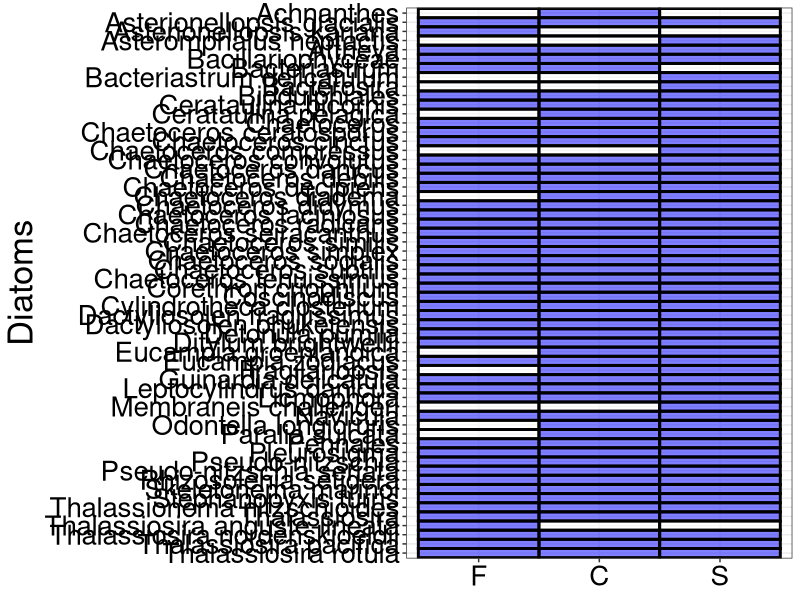
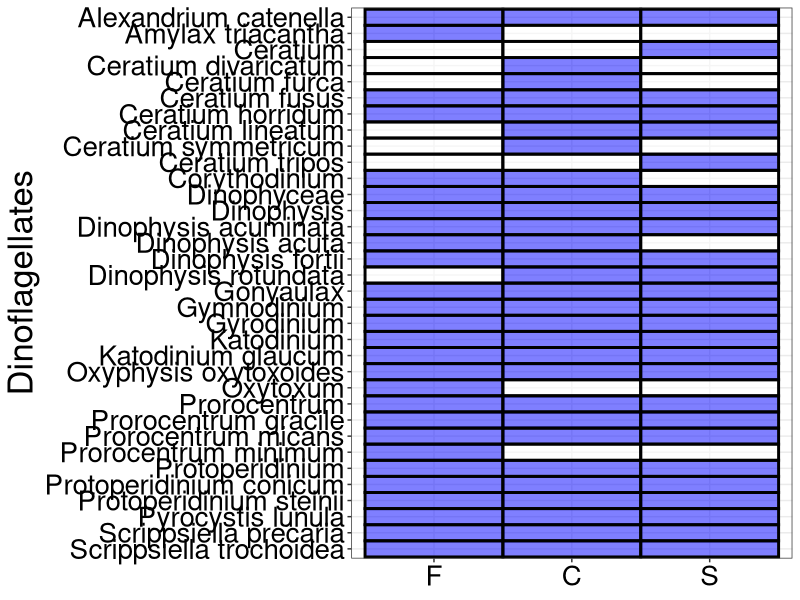
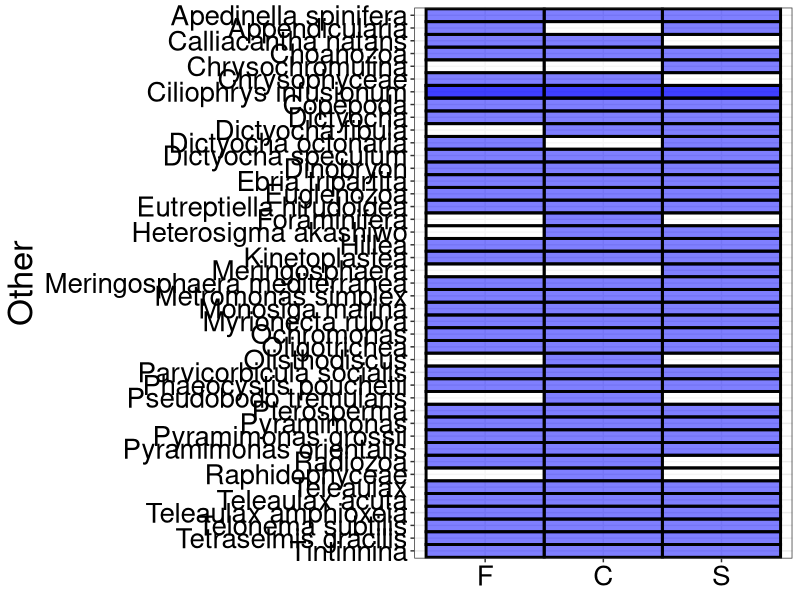
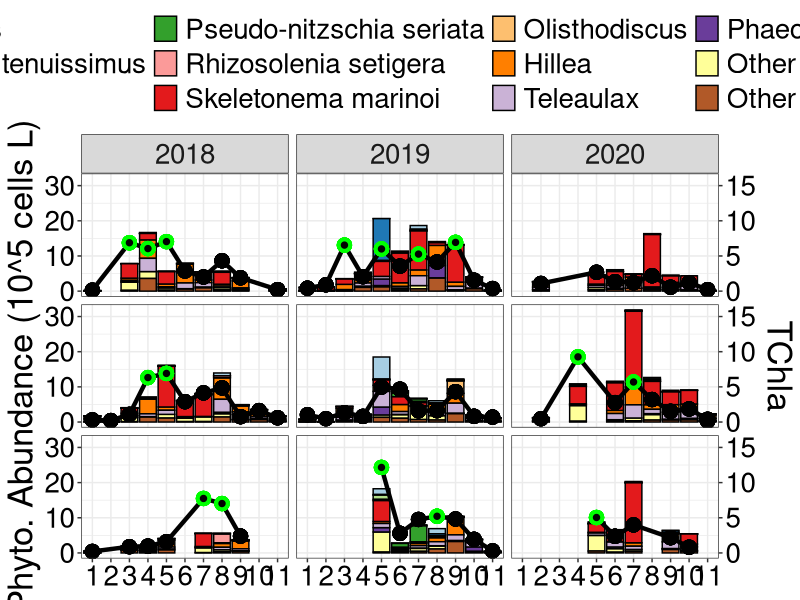
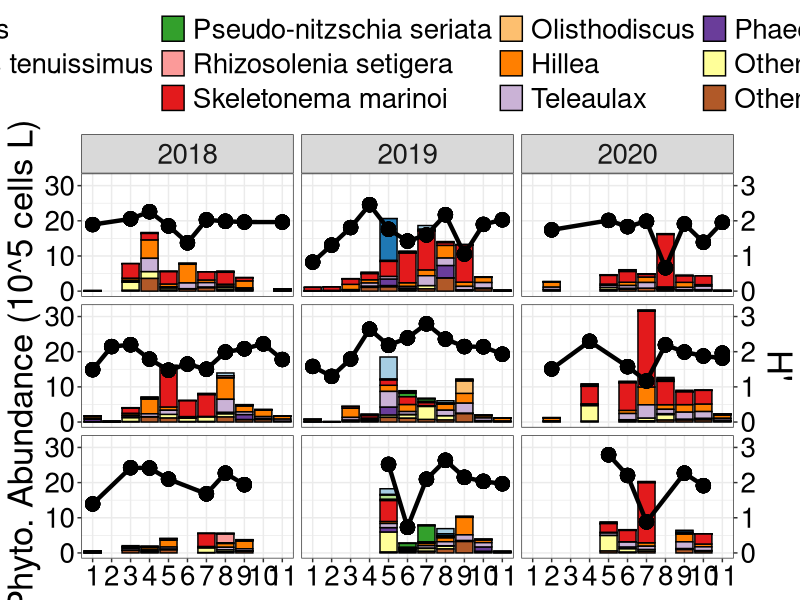
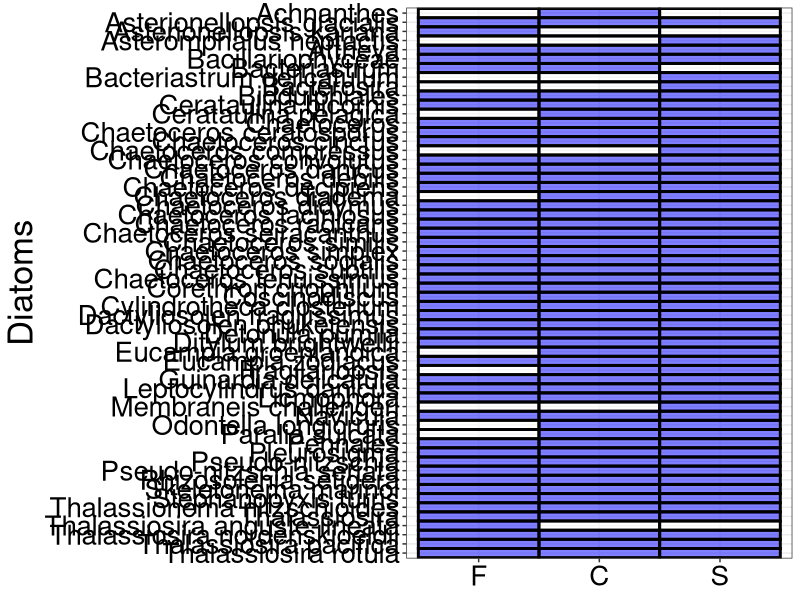
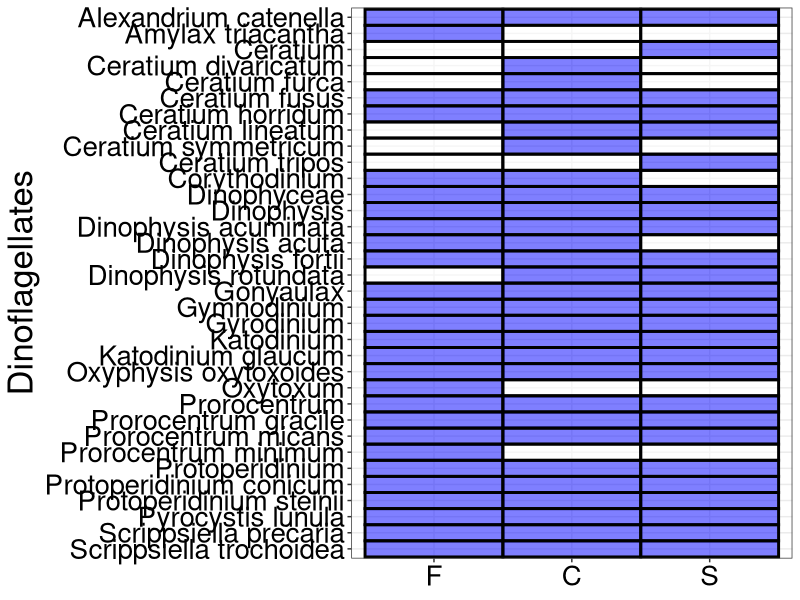
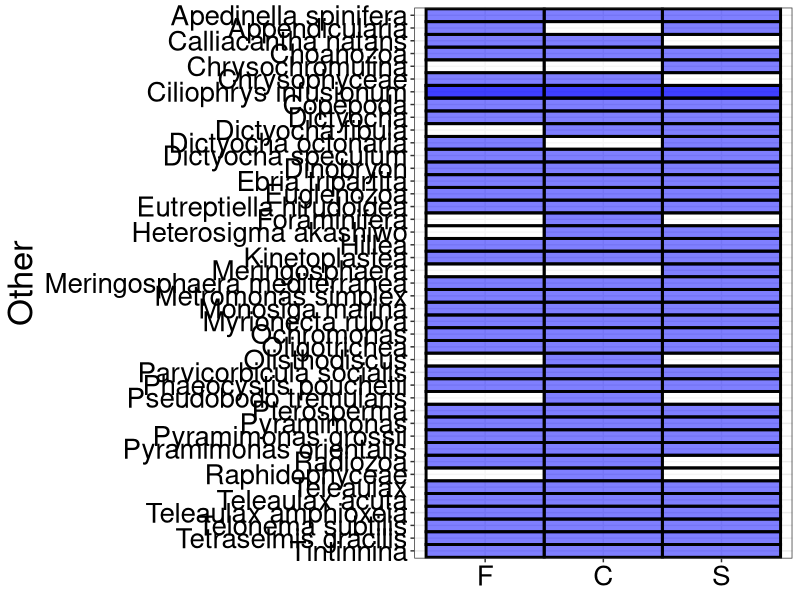

Generate these figures, in order, with R:
## ---- chunk 1
#Upload packages
library(tidyverse)
library(readxl)
library(here)
library(patchwork)
library(RColorBrewer)
library(ggpubr)
library(broom)
library(vegan)

## ---- chunk 2
#Upload data from my master data standardization sheet
micro <- read_csv(here("outputs", "micro_all_2022-11-25.csv")) 

#Uploading chl data that has been converted to TChla
chl <- read_csv(here("outputs", "tchla_calibration_2022-11-15.csv"))

## ---- chunk 3
#Remove QU39
micro <- micro %>%
  filter(!site_id == "QU39") %>% 
  filter(!scientificName_accepted == "Cyanobacteria")

species <- micro %>% 
  distinct(scientificName)

species_f <- micro %>% 
  filter(site_id == "DFO2") %>% 
  distinct(scientificName) %>% 
  mutate(F = 1)

species_c <- micro %>% 
  filter(site_id == "KC10") %>% 
  distinct(scientificName) %>% 
  mutate(C = 1)

species_s <- micro %>% 
  filter(site_id == "QCS01") %>% 
  distinct(scientificName) %>% 
  mutate(S = 1)

p_a <- species_f %>% 
  full_join(species_c) %>% 
  full_join(species_s) %>% 
  mutate_if(is.numeric, ~ replace_na(., 0))

group_name <- micro %>% 
  distinct(group, scientificName)

p_a <- p_a %>% 
  left_join(group_name)

p_a_long <- p_a %>% 
  pivot_longer(c(F:S), names_to = "location", values_to = "p_a")
## ---- chunk 4
#Order locations from fjord to shelf
order_loc <- c("F", "C", "S")

#Chemtax - Specify order of phyto groups for figures
p_a_long <- arrange(mutate(p_a_long,
                         location = factor(location, levels = order_loc)))

p_a_long %>%
  filter(group == "Bacillariophyta") %>% 
  ggplot(aes(y = fct_rev(scientificName), x = location, fill = as.factor(p_a))) +
  geom_tile(color = "black", size = 1, alpha = 0.5) +
  scale_fill_manual(values = c("white", "blue")) +
  labs(y = "Diatoms") +
  theme_bw() +
  theme(text = element_text(size = 25),
        axis.text = element_text(colour = "black"),
        axis.title.x = element_blank(),
        legend.position = "none",
        legend.direction = "horizontal",
        legend.title = element_blank(),
        strip.background.y = element_blank(),
        strip.text.y = element_blank()) 

ggsave(here("figures_species_timeseries", "presence_absence_diatoms.png"),
       width = 5, height = 16, dpi = 300)
## ---- chunk 5
p_a_long %>%
  filter(group == "Dinoflagellata") %>% 
  ggplot(aes(y = fct_rev(scientificName), x = location, fill = as.factor(p_a))) +
  geom_tile(color = "black", size = 1, alpha = 0.5) +
  scale_fill_manual(values = c("white", "blue")) +
  labs(y = "Dinoflagellates") +
  theme_bw() +
  theme(text = element_text(size = 25),
        axis.text = element_text(colour = "black"),
        axis.title.x = element_blank(),
        legend.position = "none",
        legend.direction = "horizontal",
        legend.title = element_blank(),
        strip.background.y = element_blank(),
        strip.text.y = element_blank()) 

ggsave(here("figures_species_timeseries", "presence_absence_dino.png"),
       width = 5, height = 10, dpi = 300)
## ---- chunk 6
p_a_long %>%
  filter(!group == "Dinoflagellata" & !group == "Bacillariophyta") %>% 
  ggplot(aes(y = fct_rev(scientificName), x = location, fill = as.factor(p_a))) +
  geom_tile(color = "black", size = 1, alpha = 0.5) +
  scale_fill_manual(values = c("white", "blue")) +
  labs(y = "Other") +
  theme_bw() +
  theme(text = element_text(size = 25),
        axis.text = element_text(colour = "black"),
        axis.title.x = element_blank(),
        legend.position = "none",
        legend.direction = "horizontal",
        legend.title = element_blank(),
        strip.background.y = element_blank(),
        strip.text.y = element_blank()) 

ggsave(here("figures_species_timeseries", "presence_absence_other.png"),
       width = 5, height = 10, dpi = 300)
## ---- chunk 7
#Add year column
micro <- micro %>% 
  mutate(year = lubridate::year(date),
         month = lubridate::month(date)) %>% 
  relocate(year, .after = date) %>% 
  relocate(month, .after = year)


test <- micro %>% 
  filter(site_id == "QCS01") %>% 
  distinct(date)


micro <- micro %>%  
  mutate(month_surv = lubridate::month(date),
         month_surv = case_when(date == "2019-08-29" ~ 9,
                                date == "2019-08-31" ~ 9,
                                date == "2019-11-27" ~ 12,
                             TRUE ~ as.numeric (month_surv)))
## ---- chunk 8
# Changing site_id to location 
micro <- micro %>% 
    mutate(location = case_when(site_id == "DFO2" ~ "F",
                              site_id == "KC10" ~ "C",
                              site_id == "QCS01" ~ "S",
                              TRUE ~ as.character(site_id))) %>% 
  relocate(location, .after = site_id)

chl <- chl %>% 
    mutate(location = case_when(site_id == "DFO2" ~ "F",
                              site_id == "KC10" ~ "C",
                              site_id == "QCS01" ~ "S",
                              TRUE ~ as.character(site_id))) %>% 
  relocate(location, .after = site_id)
## ---- chunk 9
micro_all <- micro 

#Order locations from fjord to shelf
order_loc <- c("F", "C", "S")

#Chemtax - Specify order of phyto groups for figures
micro_all <- arrange(mutate(micro_all,
                         location = factor(location, levels = order_loc)))


micro_all <- micro_all %>% 
  filter(trophicStatus == "auto")
#I want to look at species that never contribute to more than a certain percentage to the total biomass
## ---- chunk 10
micro_all <- micro_all %>%
  group_by(date, location) %>%
  mutate(sum_count = sum(species_sum)) %>%
  ungroup() %>%
  mutate(perc = species_sum/sum_count)

micro_all <- micro_all %>%
  group_by(scientificName) %>%
  mutate(max = max(perc),
         max_abund = max(species_sum)) %>%
  ungroup()
## ---- chunk 11
#Looking at DFO2 2018 Other diatoms
dfo2 <- micro_all %>% 
  filter(site_id == "DFO2" & year == 2018 & (month == 4))
## ---- chunk 12
#Make a total diatom sum column for each date and then divide each species count by the total to derive a relative contribution
# micro_all <- micro_all %>% 
#   group_by(date, location) %>% 
#   mutate(sum_count = sum(species_sum)) %>% 
#   ungroup() %>% 
#   mutate(perc = species_sum/sum_count)

#Make a column showing the max contribution for each species
# micro_all <- micro_all %>% 
#   group_by(scientificName) %>% 
#   mutate(max = max(perc),
#          max_abund = max(species_sum)) %>% 
#   ungroup()
## ---- chunk 13
micro_all_gt10_perc <- micro_all %>% 
  mutate(scientificName2 = ifelse(max < 0.25 & group == "Bacillariophyta",
                                  "Other diatom", scientificName)) %>% 
  mutate(scientificName2 = ifelse(max < 0.25 & !group == "Bacillariophyta",
                                  "Other flagellate", scientificName2))
## ---- chunk 14
micro_all_gt10_perc2 <- micro_all_gt10_perc %>% 
  group_by(date, month_surv, location, scientificName2) %>% 
  summarise(species_sum = sum(species_sum)) %>% 
  ungroup()
## ---- chunk 15
micro_all_c <- micro_all_gt10_perc2  

colourCount_c = length(unique(micro_all_c$scientificName2))
getPalette_c = colorRampPalette(brewer.pal(12, "Paired"))
## ---- chunk 16
spec_dist <- micro_all_c %>% 
  distinct(scientificName2)

#25%
spec_ord <- c("Biddulphiales", #
              "Chaetoceros tenuissimus", #
              "Pennales", #
              "Pseudo-nitzschia seriata", #
              "Rhizosolenia setigera", #
              "Skeletonema marinoi", #
              "Olisthodiscus", #
              "Hillea", #
              "Teleaulax", #
              "Phaeocystis pouchetii", #
              "Other diatom", #
              "Other flagellate") #

#20%
# spec_ord <- c("Biddulphiales",
#               "Chaetoceros cinctus",
#               "Chaetoceros tenuissimus",
#               "Pseudo-nitzschia seriata",
#               "Rhizosolenia setigera",
#               "Skeletonema marinoi small",
#               "Skeletonema marinoi large",
#               "Olisthodiscus",
#               "Hillea",
#               "Teleaulax",
#               "Phaeocystis pouchetii",
#               "Pyramimonas orientalis",
#               "Other")

#10%
# spec_ord <- c("Biddulphiales",
#               "Chaetoceros cinctus",
#               "Chaetoceros tenuissimus",
#               "Pseudo-nitzschia",
#               
#               "Rhizosolenia setigera",
#               "Skeletonema marinoi large",
#               "Skeletonema marinoi small",
#               "Thalassiosira nordenskioeldii",
#               "Thalassiosira pacifica",
#               "Olisthodiscus",
#               "Hillea",
#               "Teleaulax",
#               "Pterosperma",
#               "Pyramimonas orientalis",
#               "Phaeocystis pouchetii")

micro_all_c <- arrange(mutate(micro_all_c,
                         scientificName2 = factor(scientificName2,
                                                 levels = spec_ord)))
## ---- chunk 17
micro_all_chl <- micro_all_c %>% 
  left_join(chl)

micro_all_chl <- arrange(mutate(micro_all_chl,
                         location = factor(location, levels = order_loc)))
## ---- chunk 18
coeff <- 2

micro_all_chl %>%   
  mutate(year = lubridate::year(date)) %>% 
  ggplot() + 
  geom_bar(aes(x = as.factor(month_surv), y = species_sum/100000, 
           fill = scientificName2), stat = "identity", position = "stack",
           color = "black") +
  scale_fill_manual(values = getPalette_c(colourCount_c)) +
  geom_line(aes(x = month_surv, y = tchla*coeff), size = 1.5) +
  geom_point(aes(x = month_surv, y = tchla*coeff, 
                 color = ifelse(tchla < 5, "Fail", "Pass")), size = 2.5, pch = 21,
             stroke = 2, fill = "black") +
  scale_y_continuous(name = "Phyto. Abundance (10^5 cells L)",
                     sec.axis = sec_axis(~ . /coeff, name = "TChla")) +
  scale_color_manual(values = c("black", "green"))+
  facet_grid(location ~ year) +
  theme_bw() +
  theme(text = element_text(size = 25),
        axis.title.x = element_blank(),
        # axis.text.y = element_blank(),
        axis.text = element_text(colour = "black"),
        legend.position = "top",
        legend.direction = "horizontal",
        legend.title = element_blank(),
        strip.background.y = element_blank(),
        strip.text.y = element_blank()) +
  guides(fill = guide_legend(ncol = 4),
         color = "none")

ggsave(here("figures_species_timeseries", "compositions_all_25_perc.png"),
       width = 16, height = 10, dpi = 300)
## ---- chunk 19
test <- micro_all %>% 
  filter(location == "C" & month == 4 & year == 2020)
## ---- chunk 20
#I want to plot diversity rather than TChla here.

#Calculate diversity.

micro_div <- micro %>%
  # filter(group == "Bacillariophyta") %>% 
  select(date, site_id, scientificName, species_sum) %>% 
  pivot_wider(names_from = scientificName, values_from = species_sum) %>% 
  mutate_if(is.numeric, ~ replace_na(., 0))

div <- micro_div[,3:ncol(micro_div)]

div <- diversity(div, "shannon")

micro_meta <- micro_div[, 1:2]

div_full <- cbind(micro_meta, div)

micro_all_chl <- micro_all_chl %>% 
  left_join(div_full)
## ---- chunk 21
coeff <- 10

micro_all_chl %>%   
  mutate(year = lubridate::year(date)) %>% 
  ggplot() + 
  geom_bar(aes(x = as.factor(month_surv), y = species_sum/100000, 
           fill = scientificName2), stat = "identity", position = "stack",
           color = "black") +
  scale_fill_manual(values = getPalette_c(colourCount_c)) +
  geom_line(aes(x = month_surv, y = div*coeff), size = 1.5) +
  geom_point(aes(x = as.factor(month_surv), y = div*coeff), size = 2.5, pch = 21,
             stroke = 2, fill = "black") +
  scale_y_continuous(name = "Phyto. Abundance (10^5 cells L)",
                     sec.axis = sec_axis(~ . /coeff, name = "H'")) +
  scale_color_manual(values = c("black", "green"))+
  facet_grid(location ~ year) +
  theme_bw() +
  theme(text = element_text(size = 25),
        axis.title.x = element_blank(),
        # axis.text.y = element_blank(),
        axis.text = element_text(colour = "black"),
        legend.position = "top",
        legend.direction = "horizontal",
        legend.title = element_blank(),
        strip.background.y = element_blank(),
        strip.text.y = element_blank()) +
  guides(fill = guide_legend(ncol = 4),
         color = "none")

ggsave(here("figures_species_timeseries", "compositions_all_25_perc_diversity.png"),
       width = 16, height = 10, dpi = 300)
## ---- chunk 22
div_stat <- div_full %>% 
  group_by(site_id) %>% 
  summarise(mean_div = mean(div)) %>% 
  ungroup()
## ---- chunk 23
write_csv(div_full, here("outputs", "diversity.csv"))
## ---- chunk 24
species_all <- micro %>% 
  distinct(scientificName)

species_met <- micro %>% 
  filter(group == "Metazoa") %>% 
  distinct(scientificName)

species_pro <- micro %>% 
  filter(group == "Protozoa") %>% 
  distinct(scientificName)

species_cil <- micro %>% 
  filter(group == "Ciliophora") %>% 
  distinct(scientificName)

species_kin <- micro %>% 
  filter(group == "Kinetoplastidea") %>% 
  distinct(scientificName)

# micro <- micro %>% 
#   filter(
#            !scientificName_accepted == "Cyanobacteria" &
#            !group == "Metazoa" &
#            !group == "Protozoa" &
#            !group == "Choanoflagellata" &
#            !group == "Ciliophora" &
#            !group == "Kinetoplastidea")
